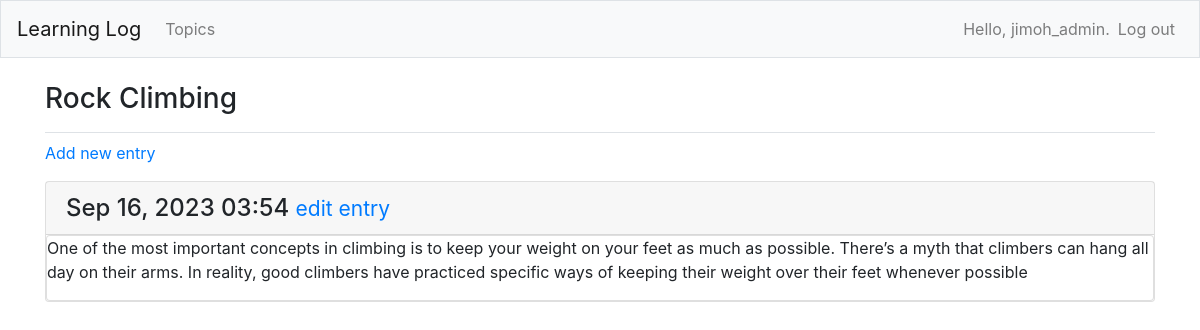
The page /topics/2/ (signed in) on the database its author committed.
### learning_logs/models.py (models this page shows, shortened)
class Topic(models.Model):
    text = models.CharField(max_length = 200)
    date_added = models.DateTimeField(auto_now_add = True)
    owner = models.ForeignKey(User, on_delete=models.CASCADE)
    def __str__(self):
        return self.text

class Entry(models.Model):
    topic = models.ForeignKey(Topic, on_delete=models.CASCADE)
    text = models.TextField()
    date_added = models.DateTimeField(auto_now_add=True)
    class Meta:
        verbose_name_plural = 'entries'

### learning_logs/views.py (the view)
# urls.py: path('topics/<int:topic_id>/', views.topic, name='topic'),
@login_required
def topic(request, topic_id):
    topic = Topic.objects.get(id=topic_id)
    if topic.owner != request.user:
        raise Http404
    entries = topic.entry_set.order_by('-date_added')
    context = {'topic': topic, 'entries': entries}
    return render(request, 'learning_logs/topic.html', context)

### learning_logs/templates/learning_logs/topic.html
{% extends 'learning_logs/base.html' %}
{% block page_header %}
  <h3>{{ topic }}</h3>
{% endblock page_header %}
{% block content %}
  <p>
    <a href="{% url 'learning_logs:new_entry' topic.id %}">Add new entry<a/>
  </p>
  {% for entry in entries %}
    <div class="card mb-3">
      <h4 class="card-header">
        {{ entry.date_added|date:'M d, Y H:i' }}
	<small><a href="{% url 'learning_logs:edit_entry' entry.id %}">
	    edit entry</a></small>
      </h4>
      <div class="card body">
	{{ entry.text|linebreaks }}
      </div>
    </div>
  {% empty %}
    <p>There are no entries for this topic yet.</p>
  {% endfor %}
{% endblock content %}

### learning_logs/templates/learning_logs/base.html (shortened to what this page needs)
{% load bootstrap4 %}
<!doctype html>
<html lang="en">
<head>
  {% bootstrap_css %}
</head>
<body>
  <nav class="navbar navbar-expand-md navbar-light bg-light mb-4 border">
    <a class="navbar-brand" href="{% url 'learning_logs:index'%}">
        Learning Log</a>
    <div class="collapse navbar-collapse" id="navbarCollapse">
      <ul class="navbar-nav mr-auto">
        <li class="nav-item">
	  <a class="nav-link" href="{% url 'learning_logs:topics'%}">
              Topics</a></li>
      </ul>
      <ul class="navbar-nav ml-auto">
	{% if user.is_authenticated%}
	  <li class="nav-item">
	    <span class="navbar-text">Hello, {{ user.username }}.</span>
	  </li>
	  <li class="nav-item">
            <a class="nav-link" href="{% url 'users:logout' %}">Log out</a>
	  </li>
	{% else%}
	  <li class="nav-item">
	    <a class="nav-link" href="{% url 'users:register' %}">Register</a>
	  </li>
	  <li class="nav-item">
	    <a class="nav-link" href="{% url 'users:login' %}">Log in</a></li>
	{% endif %}
      </ul>
    </div>
  </nav>
  <main role="main" class="container">
    <div class="pb-2 mb-2 border-bottom">
      {% block page_header %}{% endblock page_header %}
    </div>
    <div>
      {% block content %}{% endblock content %}
    </div>
  </main>
</body>
</html>

### rows shown on the page
Topic: text "Rock Climbing"
Entry: date_added "Sep 16, 2023 03:54", text "One of the most important concepts in climbing is to keep your weight on your feet as much as possible. There’s a myth that climbers can hang all day on their arms. In reality, good climb\u0002ers have practiced specific ways of keeping their weight over their feet whenever possible"

### other values the page prints
{{ user.username }} "jimoh_admin"
